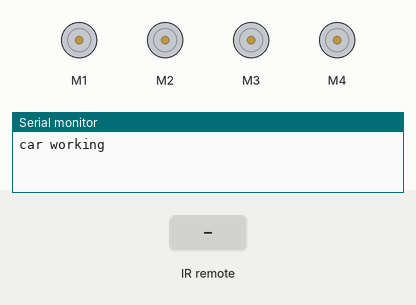
This sketch was run on a simulated Arduino Uno, built with avr-gcc and run on an emulated ATmega328P. Parts: 4 × DC motor (green arrow = forward, orange = backward, longer = faster), the last lines printed to the serial monitor. Inputs (shaded band) come from the test bench.

Above: at 1.2 s.
1.3 s: infrared code 0xFD30CF received
At 1.36 s:
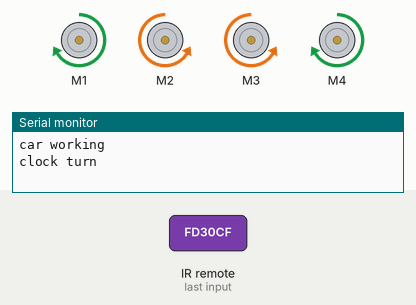
2.9 s: infrared code 0xFD08F7 received
At 2.96 s:
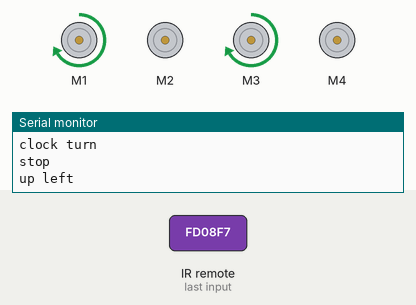
4.5 s: infrared code 0xFD8877 received
At 4.56 s:
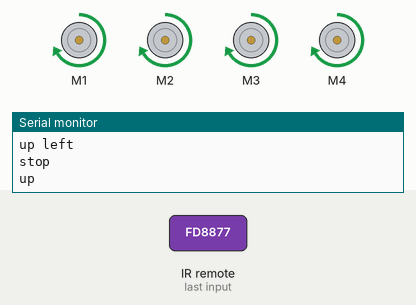
6.1 s: infrared code 0xFD48B7 received
At 6.16 s:
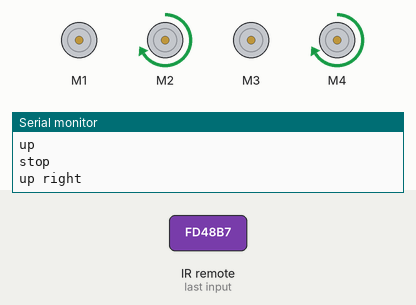
7.7 s: infrared code 0xFD28D7 received
At 7.76 s:
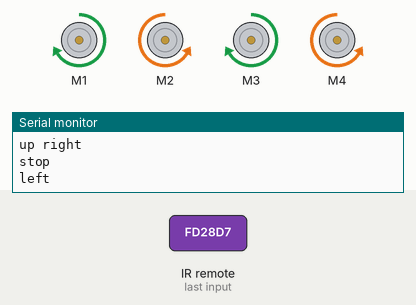
9.3 s: infrared code 0xFDA857 received
At 9.36 s:
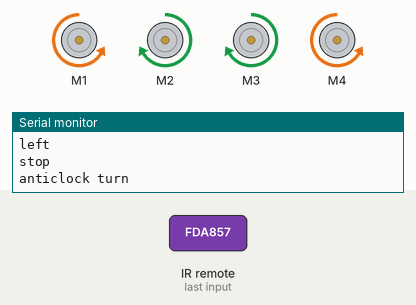
Timing chart, 0 to 11.9 s (numbered marks = the images above; inputs shaded):
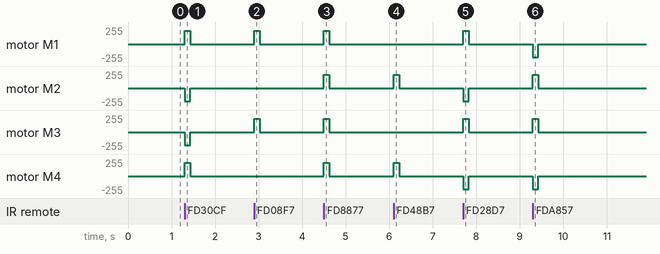

The sketch:

irrecv.ino
```cpp
#include <IRremote.h>
#include "Timer.h"
#include <AFMotor.h>

AF_DCMotor motor[] = {AF_DCMotor(1), AF_DCMotor(2), AF_DCMotor(3), AF_DCMotor(4)};
uint8_t motor_speed = 200;
int RECV_PIN = 14;
bool goingon = false;
IRrecv irrecv(RECV_PIN);
int goingonTimerID;
Timer t;
decode_results results;
typedef enum {vSTOP = 0, vRUNNING = 1} vStatus;
vStatus currentvStatus = vSTOP;

void setspeed(uint8_t spd)
{
  for (int i = 0; i < 4; i++)
  {
    motor[i].setSpeed(spd);
  }
}
void stopmotor()
{
  for (int i = 0; i < 4; i++)
  {
    motor[i].run(RELEASE);
  }
}

void setup()
{
  Serial.begin(9600);
  Serial.println("car working");

  //irrecv.enableIRIn(); // Start the receiver
  setspeed(motor_speed);
  stopmotor();
  irrecv.enableIRIn(); // Start the receiver
}
bool isValid(int val)
{
  switch (val)
  {
    case 0xFD10EF:
    case 0xFD50AF:
    case 0xFD30CF:
    case 0xFD08F7:
    case 0xFD8877:
    case 0xFD48B7:
    case 0xFD28D7:
    case 0xFDA857:
    case 0xFD6897:
    case 0xFD18E7:
    case 0xFD9867:
    case 0xFD58A7:
      return true;
    default:
      return false;
  }
}

void runCar(int val)
{
  switch (val)
  {
    case 0xFD10EF:
      Serial.println("speed down");

      if (motor_speed < 10)
        motor_speed = 0;
      else
        motor_speed -= 10;
      setspeed(motor_speed);
      break;
    case 0xFD50AF:
      Serial.println("speed up");

      if (motor_speed > 245)
        motor_speed = 255;
      else
        motor_speed += 10;
      setspeed(motor_speed);

      break;
    case 0xFD30CF:
      Serial.println("clock turn");
      motor[0].run(FORWARD);
      motor[1].run(BACKWARD);
      motor[2].run(BACKWARD);
      motor[3].run(FORWARD);
      break;
    case 0xFD08F7:
      Serial.println("up left");
      motor[0].run(FORWARD);
      motor[2].run(FORWARD);
      break;
    case 0xFD8877:
      Serial.println("up");
      motor[0].run(FORWARD);
      motor[1].run(FORWARD);
      motor[2].run(FORWARD);
      motor[3].run(FORWARD);
      break;
    case 0xFD48B7:
      Serial.println("up right");
      motor[1].run(FORWARD);
      motor[3].run(FORWARD);
      break;
    case 0xFD28D7:
      Serial.println("left");
      motor[0].run(FORWARD);
      motor[1].run(BACKWARD);
      motor[2].run(FORWARD);
      motor[3].run(BACKWARD);
      break;
    case 0xFDA857:
      Serial.println("anticlock turn");
      motor[0].run(BACKWARD);
      motor[1].run(FORWARD);
      motor[2].run(FORWARD);
      motor[3].run(BACKWARD);
      break;
    case 0xFD6897:
      Serial.println("right");
      motor[0].run(BACKWARD);
      motor[1].run(FORWARD);
      motor[2].run(BACKWARD);
      motor[3].run(FORWARD);
      break;
    case 0xFD18E7:
      Serial.println("down left");
      motor[1].run(BACKWARD);
      motor[3].run(BACKWARD);
      break;
    case 0xFD9867:
      Serial.println("down");
      motor[0].run(BACKWARD);
      motor[1].run(BACKWARD);
      motor[2].run(BACKWARD);
      motor[3].run(BACKWARD);
      break;
    case 0xFD58A7:
      Serial.println("down right");
      motor[0].run(BACKWARD);
      motor[2].run(BACKWARD);
      break;
    default:
      Serial.println("wrong");
  }
}
void loop()
{
  t.update();
  int res = irrecv.decode(&results);
  if (res)
  {
    //res == 1
    if (!isValid(results.value))
    {
      //not valid
      //do nothing
      goingon = true;
    } else
    {
      //valid
      if (currentvStatus == vSTOP)
      {
        runCar(results.value);
        currentvStatus = vRUNNING;
        goingonTimerID = t.every(125, timerIsr);
        goingon = true;
      } else
      {
        //do nothing
      }//if (currentvStatus == vSTOP)
    }// if (!isValid(results.value))
    irrecv.resume();
  }// if (res == 0)
}
//for stop
void timerIsr()
{
  //Serial.println("fired");
  if (goingon)
  {
    //goingon = false;
  } else
  {
    Serial.println("stop");
    currentvStatus = vSTOP;
    t.stop(goingonTimerID);
    stopmotor();
  }
  goingon = false;
}
```

Measured:
- after the input at 1.3 s, motor M1, motor M4: stopped → forward 200/255 at once, → stopped 0.12 s later; motor M2, motor M3: stopped → backward 200/255 at once, → stopped 0.12 s later
- after the input at 2.9 s, motor M1, motor M3: stopped → forward 200/255 at once, → stopped 0.13 s later
- after the input at 4.5 s, motor M1–4: stopped → forward 200/255 at once, → stopped 0.12 s later
- after the input at 6.1 s, motor M2, motor M4: stopped → forward 200/255 at once, → stopped 0.13 s later
- after the input at 7.7 s, motor M1, motor M3: stopped → forward 200/255 at once, → stopped 0.12 s later; motor M2, motor M4: stopped → backward 200/255 at once, → stopped 0.12 s later
- after the input at 9.3 s, motor M1: stopped → backward 200/255 at once, → stopped 0.12 s later; motor M2: stopped → forward 200/255 at once, → stopped 0.12 s later; motor M3: stopped → forward 200/255 at once, → stopped 0.13 s later; motor M4: stopped → backward 200/255 at once, → stopped 0.13 s later
